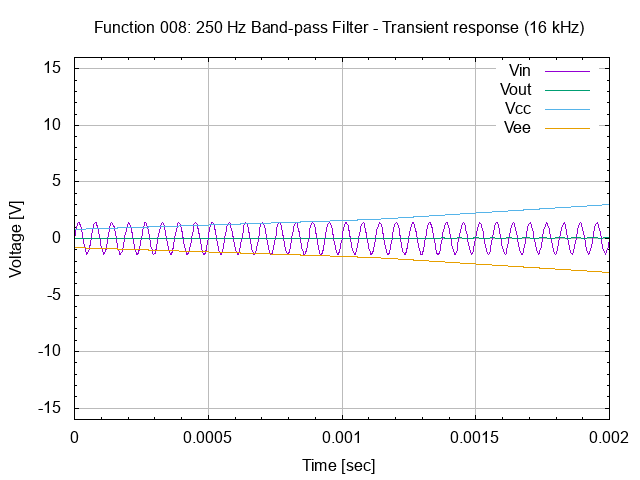

The gnuplot source for this figure:
# set terminal
set term png

# set graph
set output "26.008.00.01.02.03.png"
set title "Function 008: 250 Hz Band-pass Filter - Transient response (16 kHz)"

# setup Y-axis
set yrange [-16:16]
set grid ytics lt 1 lw 1 lc rgb "#bbbbbb"
set mytics
set ylabel "Voltage [V]"

# setup X-axis
set grid xtics lt 1 lw 1 lc rgb "#bbbbbb"
set mxtics
set xrange [0:0.002]
set xlabel "Time [sec]"

# setup plot style
set style data lines
plot '26.008.00.01.02.dat' using 1:2 title "Vin", \
     '26.008.00.01.02.dat' using 1:3 title "Vout", \
     '26.008.00.01.02.dat' using 1:4 title "Vcc", \
     '26.008.00.01.02.dat' using 1:5 title "Vee"

# set output back to default
set output

# reset terminal type
set terminal pop
